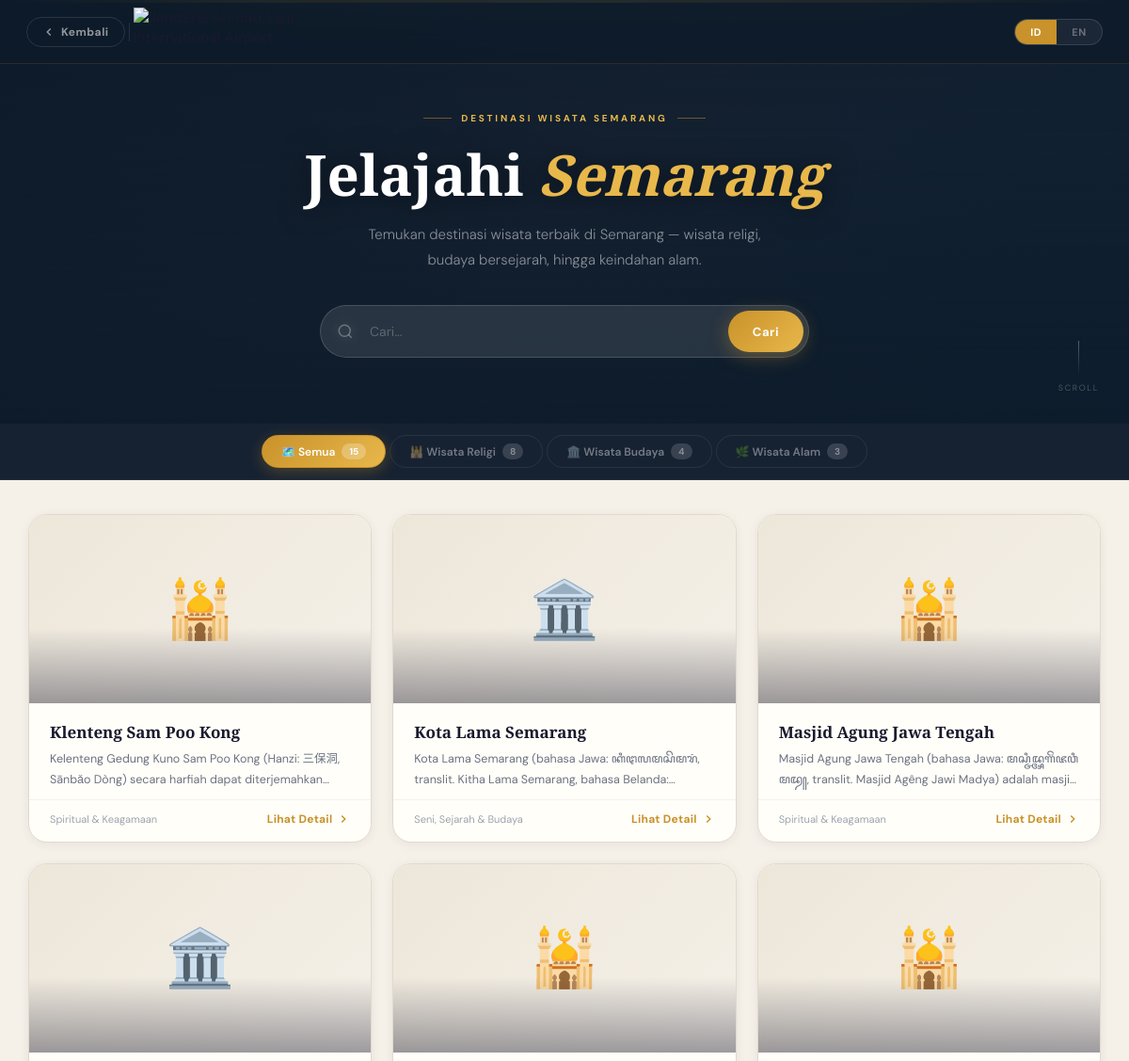
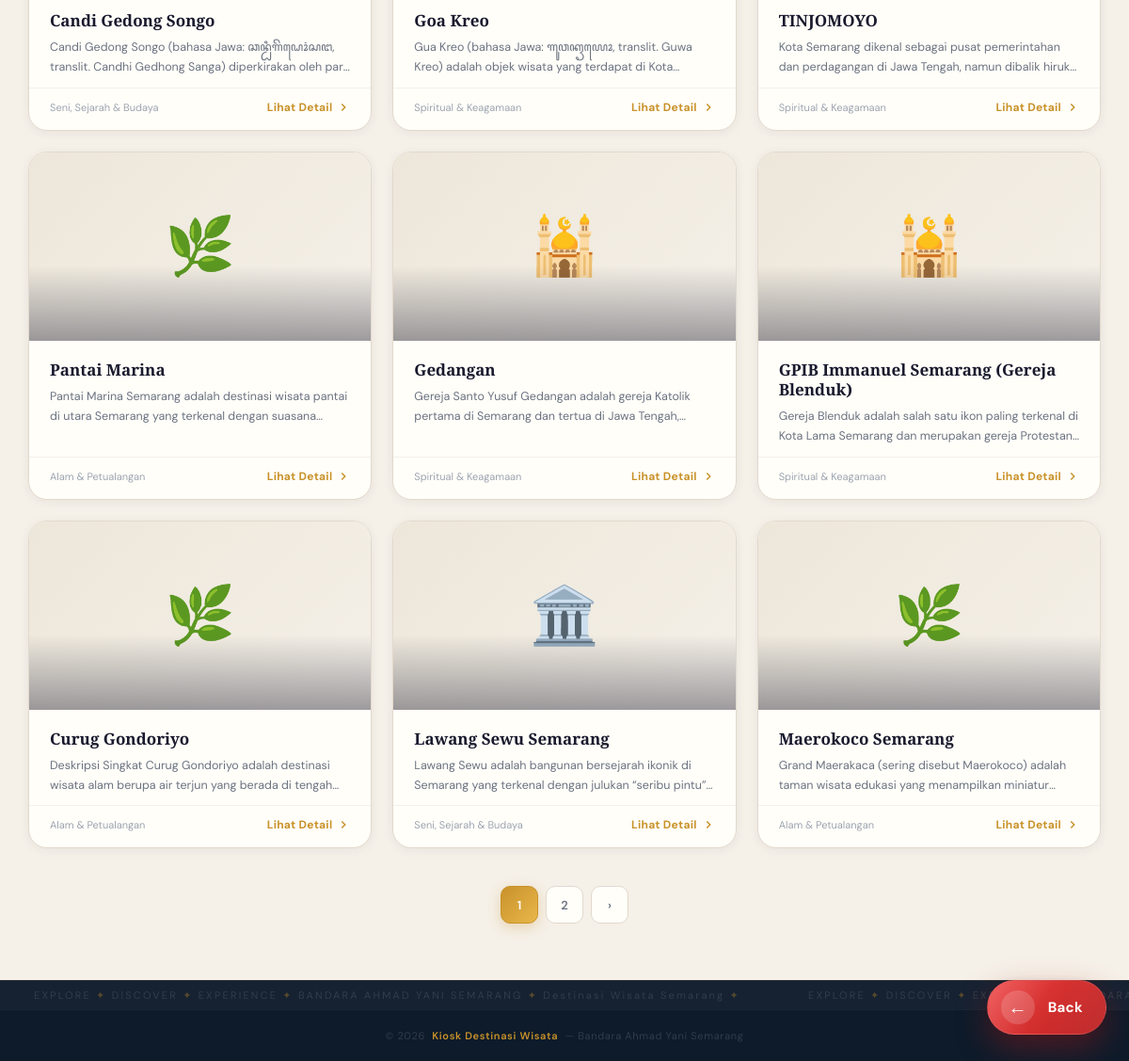
The app's page /exhall/destinasi_n/index.php with its own data (2 pictures, top to bottom).
### tables this page shows
CREATE TABLE `wisata` (
  `id` int(10) UNSIGNED NOT NULL,
  `nama` varchar(255) NOT NULL,
  `deskripsi` text NOT NULL,
  `type` tinyint(1) NOT NULL COMMENT '1=Religi, 2=Budaya, 3=Alam',
  `image` varchar(255) DEFAULT NULL,
  `qrlink` varchar(255) DEFAULT NULL,
  `lokasi` text COMMENT 'Embed iframe Google Maps',
  `status` tinyint(1) NOT NULL DEFAULT '1' COMMENT '1=Aktif, 0=Nonaktif',
  `created_at` timestamp NOT NULL DEFAULT CURRENT_TIMESTAMP,
  `updated_at` timestamp NOT NULL DEFAULT CURRENT_TIMESTAMP ON UPDATE CURRENT_TIMESTAMP,
  `views` int(11) DEFAULT '0'
);

### exhall/destinasi_n/define_lang.php (called while the page is built, shortened)
<?php
$lang = (int)$_SESSION['lang'];

### exhall/destinasi_n/config.php (called while the page is built, shortened)
<?php
function e($s): string {
    return htmlspecialchars($s ?? '', ENT_QUOTES, 'UTF-8');
}

### exhall/destinasi_n/index.php (the view, shortened to what this page needs)
<?php
require_once __DIR__ . '/config.php';
require_once __DIR__ . '/define_lang.php';
$proto = (!empty($_SERVER['HTTPS']) && $_SERVER['HTTPS']!=='off') ? 'https' : 'http';
$host  = $_SERVER['HTTP_HOST'];
$dir   = rtrim(dirname($_SERVER['SCRIPT_NAME']), '/\\');
$base  = "../../destinasi_n/";
$parentDir = rtrim(dirname($dir), '/\\');
$backUrl   = $proto . '://' . $host . $parentDir . '/';
$typeFilter = isset($_GET['type']) ? (int)$_GET['type'] : 0;
$search     = isset($_GET['q'])    ? trim($_GET['q'])   : '';
$page       = max(1, (int)($_GET['p'] ?? 1));
$perPage    = 12;
$offset     = ($page - 1) * $perPage;
$where = 'status = 1';
$totalRows   = (int)$mysqli->query("SELECT COUNT(*) FROM wisata WHERE $where")->fetch_row()[0];
$totalPages  = (int)ceil($totalRows / $perPage);
$destinations = $mysqli->query(
    "SELECT id, nama, deskripsi, type, image FROM wisata WHERE $where ORDER BY id ASC LIMIT $perPage OFFSET $offset"
)->fetch_all(MYSQLI_ASSOC);
$countAll    = (int)$mysqli->query("SELECT COUNT(*) FROM wisata WHERE status=1")->fetch_row()[0];
$countReligi = (int)$mysqli->query("SELECT COUNT(*) FROM wisata WHERE status=1 AND type=1")->fetch_row()[0];
$countBudaya = (int)$mysqli->query("SELECT COUNT(*) FROM wisata WHERE status=1 AND type=2")->fetch_row()[0];
$countAlam   = (int)$mysqli->query("SELECT COUNT(*) FROM wisata WHERE status=1 AND type=3")->fetch_row()[0];
$TYPE_KET      = [1 => ket_religi,   2 => ket_budaya,    3 => ket_alam];
$heroImgs = [];
?>
<!DOCTYPE html>
<html lang="<?= $lang===1?'en':'id' ?>">
<head>
</head>
<body>
<header class="hdr" id="hdr">
  <div class="hdr-l">
    <a class="back" href="<?= $backUrl ?>">
      <svg width="14" height="14" viewBox="0 0 24 24" fill="none" stroke="currentColor" stroke-width="2.5">
        <polyline points="15 18 9 12 15 6"/>
      </svg>
      <?= _t_back ?>
    </a>
    <img src="<?= $base ?>admin/public/gambar/logo-bandara.png" alt="Jenderal Ahmad Yani International Airport" class="hdr-logo">
  </div>
  <div class="lang-sw">
    <a href="switch_lang.php?lang=2" class="lb <?= $lang===2?'on':'' ?>">ID</a>
    <a href="switch_lang.php?lang=1" class="lb <?= $lang===1?'on':'' ?>">EN</a>
  </div>
</header>
<section class="hero" id="hero">
  <?php if (!empty($heroImgs)): ?>
    <?php foreach ($heroImgs as $i => $img): ?>
      <div class="hero-slide <?= $i===0?'active':'' ?>"
           style="background-image:url('<?= e($img) ?>')"></div>
    <?php endforeach; ?>
  <?php else: ?>
    <div class="hero-slide active" style="background:linear-gradient(135deg,#0D1B2A 0%,#162232 50%,#0f2234 100%)"></div>
  <?php endif; ?>
  <div class="hero-overlay"></div>
  <div class="hero-inner">
    <div class="hero-eyebrow"><?= dest_wis_smg ?></div>
    <h1 class="hero-h1">
      <?= $lang===1 ? 'Discover <em>Semarang</em>' : 'Jelajahi <em>Semarang</em>' ?>
    </h1>
    <p class="hero-p">
      <?= $lang===1
        ? 'Explore the best tourist destinations in Semarang — religious sites, cultural heritage, and natural wonders.'
        : 'Temukan destinasi wisata terbaik di Semarang — wisata religi, budaya bersejarah, hingga keindahan alam.' ?>
    </p>
    <form class="srch" method="GET" action="index.php">
      <svg class="ico" viewBox="0 0 24 24" fill="none" stroke="currentColor" stroke-width="2">
        <circle cx="11" cy="11" r="8"/><line x1="21" y1="21" x2="16.65" y2="16.65"/>
      </svg>
      <input type="text" name="q" value="<?= e($search) ?>" placeholder="<?= src ?>...">
      <button type="submit"><?= src ?></button>
    </form>
  </div>
  <div class="hero-scroll">
    SCROLL
  </div>
</section>
<div class="cats-wrap">
  <div class="cats">
    <?php
      $qs = $search ? '?q='.urlencode($search) : '';
      $cats = [
        0 => ['ico'=>'🗺️', 'label'=>all_cat,      'cnt'=>$countAll,    'url'=>'index.php'.$qs],
        1 => ['ico'=>'🕌', 'label'=>wisata_religi, 'cnt'=>$countReligi, 'url'=>'index.php?type=1'.($search?'&q='.urlencode($search):'')],
        2 => ['ico'=>'🏛️', 'label'=>wisata_budaya, 'cnt'=>$countBudaya, 'url'=>'index.php?type=2'.($search?'&q='.urlencode($search):'')],
        3 => ['ico'=>'🌿', 'label'=>wisata_alam,   'cnt'=>$countAlam,   'url'=>'index.php?type=3'.($search?'&q='.urlencode($search):'')],
      ];
      foreach ($cats as $k => $c):
    ?>
    <a href="<?= $c['url'] ?>" class="cat <?= $typeFilter===$k?'on':'' ?>">
      <?= $c['ico'] ?> <?= $c['label'] ?>
      <span class="cat-n"><?= $c['cnt'] ?></span>
    </a>
    <?php endforeach; ?>
  </div>
</div>
<div class="wrap">
  <?php if (empty($destinations)): ?>
    <div class="empty">
      <div class="empty-ico">🗺️</div>
      <h3><?= no_result ?></h3>
      <p><?= $lang===1 ? 'Try a different keyword or category.' : 'Coba kata kunci atau kategori lain.' ?></p>
    </div>
  <?php else: ?>
    <div class="grid">
      <?php foreach ($destinations as $d):
        $t      = (int)$d['type'];
      ?>
      <a class="dc" href="wisata.php?id=<?= (int)$d['id'] ?>">
        <div class="dc-img-w">
        </div>
        <div class="dc-body">
          <div class="dc-name"><?= e($d['nama']) ?></div>
          <div class="dc-desc"><?= e(mb_substr(strip_tags($d['deskripsi']), 0, 120)) ?></div>
        </div>
        <div class="dc-foot">
          <span class="dc-ket"><?= $TYPE_KET[$t] ?></span>
          <span class="dc-det">
            <?= detail ?>
            <svg width="14" height="14" viewBox="0 0 24 24" fill="none" stroke="currentColor" stroke-width="2.5">
              <polyline points="9 18 15 12 9 6"/>
            </svg>
          </span>
        </div>
      </a>
      <?php endforeach; ?>
    </div>
    <?php if ($totalPages > 1): ?>
    <div class="pagination-wrap">
      <?php for ($p = max(1,$page-2); $p <= min($totalPages,$page+2); $p++): ?>
        <a class="pg-btn <?= $p===$page?'on':'' ?>"
           href="?<?= http_build_query(array_filter(['q'=>$search,'type'=>$typeFilter?:null])) ?>&p=<?= $p ?>"><?= $p ?></a>
      <?php endfor; ?>
      <?php if ($page < $totalPages): ?>
        <a class="pg-btn" href="?<?= http_build_query(array_filter(['q'=>$search,'type'=>$typeFilter?:null])) ?>&p=<?= $page+1 ?>">›</a>
      <?php endif; ?>
    </div>
    <?php endif; ?>
  <?php endif; ?>
</div>
<div class="mq-wrap">
  <div class="mq-inner">
    <?php for ($i=0;$i<4;$i++): ?>
    <span class="mq-txt">EXPLORE <span>✦</span> DISCOVER <span>✦</span> EXPERIENCE <span>✦</span> BANDARA AHMAD YANI SEMARANG <span>✦</span> <?= dest_wis_smg ?> <span>✦</span></span>
    <?php endfor; ?>
  </div>
</div>
<footer>
  <p>© <?= date('Y') ?> &nbsp;<span>Kiosk Destinasi Wisata</span>&nbsp; — Bandara Ahmad Yani Semarang</p>
</footer>
<a href="../" class="floating-back-btn">
    <span class="back-arrow">←</span>
    <span>Back</span>
</a>
</body>
</html>

### exhall/destinasi_n/index.php (style rules this page uses)
.floating-back-btn { position: fixed; right: 24px; bottom: 28px; height: 58px; padding: 0 24px 0 14px; background: linear-gradient(135deg,#ef4444,#b91c1c); color: #ffffff; border-radius: 999px; display: flex; align-items: center; gap: 14px; text-decoration: none; font-family: 'DM Sans', sans-serif; font-size: 15px; font-weight: 700; letter-spacing: .02em; z-index: 9999; border: 1px solid rgba(255,255,255,.14); box-shadow: 0 14px 34px rgba(185,28,28,.38), 0 4px 12px rgba(0,0,0,.18); transition: transform .25s ease, box-shadow .25s ease, background .25s ease; overflow: hidden; }
.floating-back-btn::before { content: ''; position: absolute; inset: 0; background: linear-gradient( 120deg, rgba(255,255,255,.16), transparent 45%, transparent 55%, rgba(255,255,255,.08) ); pointer-events: none; }
.back-arrow { width: 36px; height: 36px; min-width: 36px; border-radius: 50%; background: rgba(255,255,255,.16); display: flex; align-items: center; justify-content: center; font-size: 20px; font-weight: 700; line-height: 1; transition: transform .25s ease, background .25s ease; }

### records on screen
wisata: nama "Klenteng Sam Poo Kong", deskripsi "Kelenteng Gedung Kuno Sam Poo Kong (Hanzi: 三保洞, Sānbǎo Dòng) secara harfiah dapat…", type "Spiritual & Keagamaan"
wisata: nama "Kota Lama Semarang", deskripsi "Kota Lama Semarang (bahasa Jawa: ꦏꦶꦛꦭꦩꦱꦼꦩꦫꦁ, translit. Kitha Lama Semarang, bahasa…", type "Seni, Sejarah & Budaya"
wisata: nama "Masjid Agung Jawa Tengah", deskripsi "Masjid Agung Jawa Tengah (bahasa Jawa: ꦩꦱ꧀ꦗꦶꦢ꧀ꦄꦒꦼꦁꦗꦮꦶꦩꦢꦾ, translit. Masjid Agêng Jawi Madya) adalah…", type "Spiritual & Keagamaan"
wisata: nama "Candi Gedong Songo", deskripsi "Candi Gedong Songo (bahasa Jawa: ꦕꦤ꧀ꦝꦶꦒꦼꦝꦺꦴꦁꦱꦔ, translit. Candhi Gedhong Sanga) diperkirakan oleh…", type "Seni, Sejarah & Budaya"
wisata: nama "Goa Kreo", deskripsi "Gua Kreo (bahasa Jawa: ꦒꦸꦮꦏꦽꦪꦺꦴ, translit. Guwa Kreo) adalah objek wisata yang terdapat di…", type "Spiritual & Keagamaan"
wisata: nama "TINJOMOYO", deskripsi "Kota Semarang dikenal sebagai pusat pemerintahan dan perdagangan di Jawa Tengah, namun…", type "Spiritual & Keagamaan"
wisata: nama "Pantai Marina", deskripsi "Pantai Marina Semarang adalah destinasi wisata pantai di utara Semarang yang terkenal dengan…", type "Alam & Petualangan"
wisata: nama "Gedangan", deskripsi "Gereja Santo Yusuf Gedangan adalah gereja Katolik pertama di Semarang dan tertua di Jawa…", type "Spiritual & Keagamaan"
wisata: nama "GPIB Immanuel Semarang (Gereja Blenduk)", deskripsi "Gereja Blenduk adalah salah satu ikon paling terkenal di Kota Lama Semarang dan merupakan gereja…", type "Spiritual & Keagamaan"
wisata: nama "Curug Gondoriyo", deskripsi "Deskripsi Singkat Curug Gondoriyo adalah destinasi wisata alam berupa air terjun yang berada di…", type "Alam & Petualangan"
wisata: nama "Lawang Sewu Semarang", deskripsi "Lawang Sewu adalah bangunan bersejarah ikonik di Semarang yang terkenal dengan julukan “seribu…", type "Seni, Sejarah & Budaya"
wisata: nama "Maerokoco Semarang", deskripsi "Grand Maerakaca (sering disebut Maerokoco) adalah taman wisata edukasi yang menampilkan…", type "Alam & Petualangan"

### other values on screen
_t_back "Kembali"
dest_wis_smg "DESTINASI WISATA SEMARANG"
src "Cari"
$c['ico'] "🗺️"
$c['label'] "Semua"
$c['cnt'] "15"
$c['ico'] "🕌"
$c['label'] "Wisata Religi"
$c['cnt'] "8"
$c['ico'] "🏛️"
$c['label'] "Wisata Budaya"
$c['cnt'] "4"
$c['ico'] "🌿"
$c['label'] "Wisata Alam"
$c['cnt'] "3"
